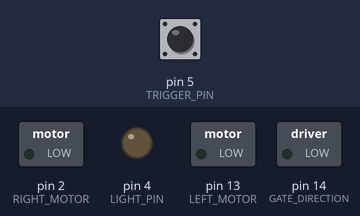
Recording of a sketch running on a simulated Arduino Uno, built with avr-gcc and run on an emulated ATmega328P. Parts: switched loads named in the sketch (green lamp = pin HIGH), output pins drawn as LEDs (lit = HIGH). Inputs (shaded band) come from the test bench; at power-on: pin 5 (TRIGGER_PIN) HIGH.

Above: at 1.2 s.
1.3 s: pin 5 (TRIGGER_PIN) pulled LOW for 0.15 s
At 2.7 s:
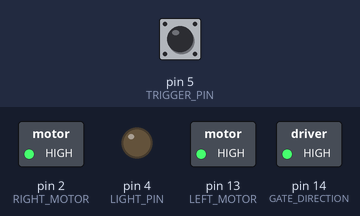
At 17.2 s:
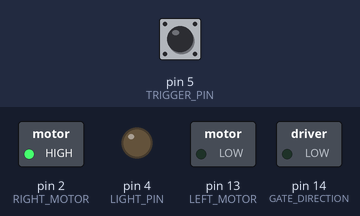
Timing chart, 0 to 23.3 s (numbered marks = the images above; inputs shaded):
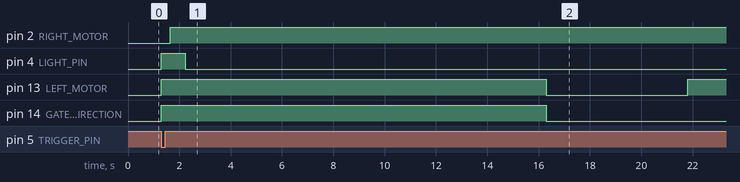

The sketch:

controller.ino
```cpp
/**
 * This project controls two DC motors to open and close a driveway gate. It also controls some lights which will be turned on during operation of the gate.
 */

#include "Utils.h"

const String VERSION = "1.0.1";
const int IS_LIGHT_ENABLE = 1;

// The pins below are the GPIO numbers found on the back of the Wemos D1 R2 board. Which is why the digital pin number is also mentioned in comments.
const int RIGHT_MOTOR = 2;           // Cable colour: BLUE, Digital Pin: D9
const int LEFT_MOTOR = 13;         // Cable colour: WHITE, Digital Pin: D7
const int GATE_DIRECTION = 14;      // Cable colour: BROWN, Digital Pin: D5
const int TRIGGER_PIN = 5;          // Cable colour: BLACK, Digital Pin: D3
const int LIGHT_PIN = 4;            // Cable colour: ORANGE, Digital Pin: D4

int openTrigger = LOW;
bool hasGateOpened = false, gateOpening = false, gateClosing = false, lightsOn = false;

const int OPEN_DURATION = 72000; // 72 seconds ~ 72 - 12 ~ 60 seconds total
const int LEFT_CLOSE_DELAY = 5500; // 5.5 seconds
const int RIGHT_OPEN_DELAY = 350; // 0.35 seconds
const int MOVING_DURATION = 15000; // 15 seconds
const int LIGHT_ON_DURATION = 132000; // 102 seconds ~ 132 - 72 ~ 60 seconds total

unsigned long currentTime = 0, gateOpeningTime = 0, gateClosingTime = 0, currentLightTime = 0, lightOnTime = 0;

void openGate() {
  currentTime = millis() - gateOpeningTime;

  if (currentTime < 100) {
    digitalWrite(GATE_DIRECTION , HIGH);
    digitalWrite(LEFT_MOTOR , HIGH);
  }

  if (currentTime > RIGHT_OPEN_DELAY && currentTime < (RIGHT_OPEN_DELAY + 100)) {
    digitalWrite(RIGHT_MOTOR , HIGH);
  }

  if (currentTime > MOVING_DURATION) {
    digitalWrite(RIGHT_MOTOR , LOW);
    digitalWrite(LEFT_MOTOR , LOW);
    digitalWrite(GATE_DIRECTION , LOW);
    hasGateOpened = true;
    gateOpening = false;
  }
}

void closeGate () {
  currentTime = millis() - gateClosingTime;

  // Begin closing the gate
  if (currentTime < 100) {
    digitalWrite(GATE_DIRECTION , LOW);
    digitalWrite(RIGHT_MOTOR , HIGH);
  }

  if (currentTime > LEFT_CLOSE_DELAY && currentTime < (LEFT_CLOSE_DELAY + 100)) {
    digitalWrite(LEFT_MOTOR , HIGH);
  }

  if (currentTime > MOVING_DURATION) {
    digitalWrite(RIGHT_MOTOR , LOW);
    digitalWrite(LEFT_MOTOR , LOW);
    hasGateOpened = false;
    gateClosing = false;
  }
}

void setup(){
  pinMode(RIGHT_MOTOR, OUTPUT);
  pinMode(LEFT_MOTOR, OUTPUT);
  pinMode(GATE_DIRECTION, OUTPUT);
  pinMode(LIGHT_PIN, OUTPUT);
  pinMode(TRIGGER_PIN, INPUT_PULLUP);

  digitalWrite(GATE_DIRECTION, LOW);
  digitalWrite(LEFT_MOTOR, LOW);
  digitalWrite(RIGHT_MOTOR, LOW);
  digitalWrite(LIGHT_PIN, LOW);
}

void handleLights () {
  if (IS_LIGHT_ENABLE) {
    if (gateOpening && currentTime < 100 && !lightsOn) {
      digitalWrite(LIGHT_PIN, HIGH); // Turn on the lights now that the gates are opening
      lightOnTime = millis();
      lightsOn = true;
    }

    if (lightsOn) {
      currentLightTime = millis() - lightOnTime;

      // NOTE: We don't worry about the gate closing as a trigger because we occasionally leave the gates open
      if (currentLightTime > LIGHT_ON_DURATION) {
        digitalWrite(LIGHT_PIN, LOW); // Turn off the lights now that the time has passed
        lightsOn = false;
      }
    }
  }
}

void loop(){
  openTrigger = digitalRead(TRIGGER_PIN);

  if (openTrigger == LOW && !hasGateOpened && !gateOpening) {
    gateOpening = true;
    gateOpeningTime = millis();
  }

  if (openTrigger == HIGH && hasGateOpened && !gateClosing && (millis() - gateOpeningTime > OPEN_DURATION)) {
    gateClosing = true;
    gateClosingTime = millis();
  }

  if (openTrigger == LOW && gateClosing && (millis() - gateOpeningTime > 100)) {
    gateOpening = true;
    gateClosing = false;
    gateOpeningTime = millis();
  }

  handleLights();

  if (gateOpening) {
    openGate();
    return;
  }

  if (gateClosing) {
    closeGate();
    return;
  }
}
```

Utils.cpp
```cpp
#include <Arduino.h>
#include "Utils.h"

bool Utils::isDebugging = false;

void Utils::init(bool debugMode) {
    // TODO: Add constructor logic here
    Utils::isDebugging = debugMode;
}

void Utils::test() {
  if (Utils::isDebugging) {
    Serial.println("Door util, calling test function.");
  }
}
```

Utils.h
```cpp
#include <Arduino.h>


// typedef enum {

// } name_of_variable;

class Utils {

  public:
    static void init(bool debugMode=false);
    static void test();

  private:
    Utils() {} // Prevent creating instances of this class
    static bool isDebugging;

  protected:

};
```

Measured:
- after the input at 1.3 s, pin 2 (RIGHT_MOTOR): LOW → HIGH after 0.35 s; pin 4 (LIGHT_PIN): LOW → HIGH at once, → LOW 0.93 s later; pin 13 (LEFT_MOTOR): LOW → HIGH at once, → LOW 15.0 s later, → HIGH 5.5 s later; pin 14 (GATE_DIRECTION): LOW → HIGH at once, → LOW 15.0 s later
